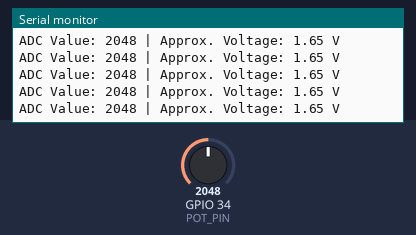
A sketch run on a simulated ESP32. Parts: the last lines printed to the serial monitor. The inputs (shaded band) are chosen by the test bench; at power-on: GPIO 34 (POT_PIN) = 2048 (analog values on the 0–4095 scale).

Above: at 1.2 s.
1.3 s: GPIO 34 (POT_PIN) set to 2866
At 1.56 s:
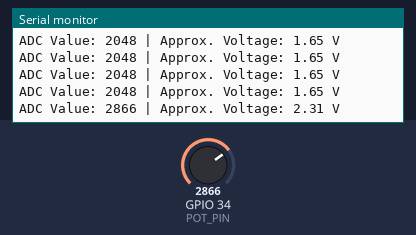
2.8 s: GPIO 34 (POT_PIN) set to 3603
At 2.96 s:
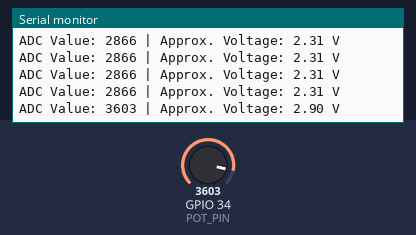
Timing chart, 0 to 5.8 s (numbered marks = the images above; inputs shaded):
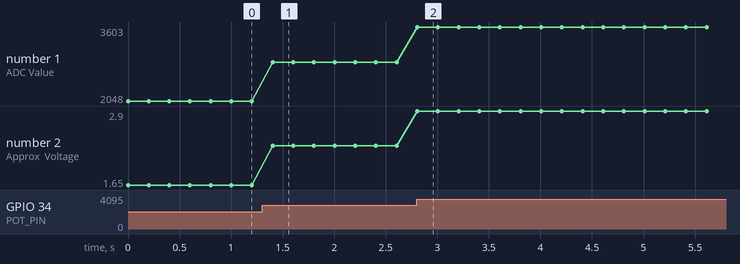

Measured:
- after the input at 1.3 s, the serial monitor: prints a new line after 0.10 s (image 1)
- after the input at 2.8 s, the serial monitor: prints a new line at once (image 2)
- plotted number 1: 2048 → 2866 after the input at 1.3 s, 2866 → 3603 after the input at 2.8 s
- plotted number 2: 1.65 → 2.31 after the input at 1.3 s, 2.31 → 2.9 after the input at 2.8 s

The sketch:

9_ADC_Voltage_Reading.ino
```cpp
// Using a 10K OHM Potentiometer to provide analog input
// Potentiometer got 3 Pins, which to be connected to 3.3V, GPIO, GND
// The 10K ohm Resistance between 3.3V and GND splits at GPIO pin, R1+R2=Rtotal=10K
// V_GPIO34=3.3*{R2/{R1+R2}}

const int POT_PIN = 34;
// on esp32, PIN 34 is one of the pin supports ADC

void setup() {
  Serial.begin(115200);

  // Configure ADC resolution
  analogReadResolution(12);
  // For 12 bits Resolution, Analog voltage input could assign into 2^12= 4096 intergers, which is 0 to 4095 ADC input code
  // Higher resolution could achieve finer quantize input control
}

void loop() {

  // Read the potentiometer
  // Using analogRead for analog input
  int adcValue = analogRead(POT_PIN);

  // Approximate voltage (idealized)
  // float allows decimal values
  float voltage = adcValue * (3.3 / 4095.0);

  // Display results
  Serial.print("ADC Value: ");
  Serial.print(adcValue);

  Serial.print(" | Approx. Voltage: ");
  Serial.print(voltage, 2);

  Serial.println(" V");

  delay(200);
}
```
